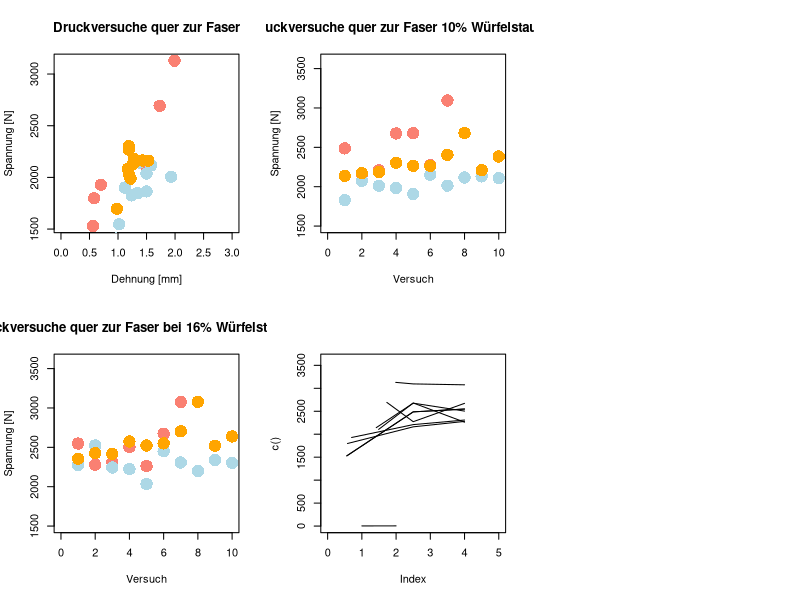

The R script that drew this image:
Druckversuch_natur_quer <- data.frame(
                            Nummer = c(1:7), 
                            Spannung = c(1528.99,1797.88,1928.90,2142.78,2104.87,2692.69,3128.82), 
                            Dehnung = c(0.56,0.58,0.70,1.42,1.49,1.73,1.99), 
                            Spannung_d16 = c(2548.37,2279.48,2308.78,2503.55,2262.25,2672.47,3075.80), 
                            d16 = c(rep(4, times=7)), 
                            Spannung_d10 = c(2486.64,2160.78,2209.05,2676.29,2679.74,2272.84,3095.26), 
                            d10 = c(rep(2.5, times=7)), 
                            Holzart = c("natur","natur","natur","natur","natur","natur","natur"))

Druckversuch_yakisugi_quer_seite <- data.frame(
                                      Nummer = c(1:10), 
                                      Spannung = c(1697.14,1987.67,2030.79,2125.62,2161.86,2162.71,2178.21,2302.34,2082.51,2268.72), 
                                      Dehnung = c(0.98,1.22,1.19,1.26,1.53,1.43,1.28,1.19,1.17,1.19), 
                                      Spannung_d16 = c(2354.41,2425.97,2416.48,2574.24,2522.51,2550.96,2703.55,3078.55,2520.79,2638.02), 
                                      d16 = c(rep(4, times=10)), 
                                      Spannung_d10 = c(2138.02,2171.63,2187.15,2303.53,2264.74,2264.74,2404.39,2681.11,2210.43,2383.70), 
                                      d10 = c(rep(2.5, times=10)), 
                                      Holzart = c("yakisugi","yakisugi","yakisugi","yakisugi","yakisugi","yakisugi","yakisugi","yakisugi","yakisugi","yakisugi"))

Druckversuch_yakisugi_quer_oben <- data.frame(
                                    Nummer = c(1:10), 
                                    Spannung = c(1407.68,1546.55,1825.86,1846.55,1864.66,1900.86,2006.90,2116.38,2143.97,2037.07), 
                                    Dehnung = c(0.96,1.02,1.24,1.34,1.50,1.12,1.93,1.58,1.37,1.50), 
                                    Spannung_d16 = c(2275.86,2524.14,2243.97,2224.14,2035.34,2451.72,2306.90,2199.14,2340.52,2302.59),
                                    d16 = c(rep(4, times=10)), 
                                    Spannung_d10 = c(1829.23,2074.85,2012.80,1984.36,1906.80,2152.43,2012.80,2116.23,2131.74,2108.47), 
                                    d10 = c(rep(2.5, times=10)),
                                    Holzart = c("yakisugi","yakisugi","yakisugi","yakisugi","yakisugi","yakisugi","yakisugi","yakisugi","yakisugi","yakisugi"))

Druckversuch_yakisugi_parallel <- data.frame(
                                    Nummer = c(1:6), 
                                    Spannung = c(11015.60,11011.61,11016.28,11017.72,11014.07,11014.42), 
                                    Dehnung = c(1.37,0.95,0.99,1.02,0.93,1.07), 
                                    Holzart = c("yakisugi","yakisugi","yakisugi","yakisugi","yakisugi","yakisugi"))

Druckversuch_natur_parallel <- data.frame(
                                Nummer = c(1:7), 
                                Spannung = c(11014.22,11012.06,11011.26,11017.51,11017.55,11013.88,11014.07),
                                Dehnung = c(1.36,1.74,1.31,1.12,1.27,1.10,1.29), 
                                Holzart = c("natur","natur","natur","natur","natur","natur","natur"))

Biegeversuch_natur <- data.frame(
                        Nummer = c(1:12), 
                        Spannung = c(2204.91,2720.41,2728.49,2930.29,1869.12,2143.85,2509.52,1860.86,2450.53,1967.84,2129.36,2120.36), 
                        Dehnung = c(6.40,8.69,6.24,6.22,4.87,8.77,6.48,5.20,3.00,4.00,7.99,5.46), 
                        Holzart = c("natur","natur","natur","natur","natur","natur","natur","natur","natur","natur","natur","natur"))

Biegeversuch_yakisugi_oben <- data.frame(
                                Nummer = c(1:7), 
                                Spannung = c(3576.03,2487.32,2784.14,2597.32,3041.59,3037.53,2904.39), 
                                Dehnung = c(8.56,5.12,6.18,5.07,4.38,6.28,5.12), 
                                Holzart = c("yakisugi","yakisugi","yakisugi","yakisugi","yakisugi","yakisugi","yakisugi"))

Biegeversuch_yakisugi_seite <- data.frame(
                                Nummer = c(1:6), 
                                Spannung = c(3616.68,3475.58,2281.86,3036.05,2829.60,2669.85), 
                                Dehnung = c(4.56,4.93,2.81,5.15,3.83,3.25), 
                                Holzart = c("yakisugi","yakisugi","yakisugi","yakisugi","yakisugi","yakisugi"))



dev.off()
par(mfcol=c(2,3))
#legend("bottomright", pch=16, cex=2.5)

#Druckversuche: Spannung in N beim ersten Bruch/ Riss
plot(Spannung~Dehnung, 
     data = Druckversuch_natur_quer,
     pch=16, 
     cex=2.5, 
     col="salmon",
     xlab = "Dehnung [mm]",
     ylab = "Spannung [N]",
     xlim = c(0,3),
     main = "Druckversuche quer zur Faser")

points(Spannung~Dehnung, 
       data = Druckversuch_yakisugi_quer_oben,
       pch=16, 
       cex=2.5, 
       col="lightblue")

points(Spannung~Dehnung, 
       data = Druckversuch_yakisugi_quer_seite,
       pch=16, 
       cex=2.5, 
       col="orange")


#Druckversuche: Spannung in N bei Würfelstauchung von 16%
plot(Spannung_d16~Nummer, 
     data = Druckversuch_natur_quer,
     pch=16, 
     cex=2.5, 
     col="salmon",
     xlab = "Versuch",
     ylab = "Spannung [N]",
     xlim = c(0, 10),
     ylim = c(1500, 3600),
     main = "Druckversuche quer zur Faser bei 16% Würfelstauchung")

points(Spannung_d16~Nummer,  
       data = Druckversuch_yakisugi_quer_oben,
       pch=16, 
       cex=2.5, 
       col="lightblue")

points(Spannung_d16~Nummer, 
       data = Druckversuch_yakisugi_quer_seite,
       pch=16, 
       cex=2.5, 
       col="orange")


#Druckversuche: Spannung in N bei Würfelstauchung von 10%
plot(Spannung_d10~Nummer, 
     data = Druckversuch_natur_quer,
     pch=16, 
     cex=2.5, 
     col="salmon",
     xlab = "Versuch",
     ylab = "Spannung [N]",
     xlim = c(0, 10),
     ylim = c(1500, 3600),
     main = "Druckversuche quer zur Faser 10% Würfelstauchung")

points(Spannung_d10~Nummer,  
       data = Druckversuch_yakisugi_quer_oben,
       pch=16, 
       cex=2.5, 
       col="lightblue")

points(Spannung_d10~Nummer, 
       data = Druckversuch_yakisugi_quer_seite,
       pch=16, 
       cex=2.5, 
       col="orange")


test <- as.matrix(Druckversuch_natur_quer)
test
plot(c(),c(),type = "o",xlim=c(0,5),ylim=c(0,3600))
lines(c(1,2),c(3,4))
for(i in 1:ncol(test)-1){
  print(test[i,c("Dehnung", "d10", "d16")])
  print(test[i,c("Spannung", "Spannung_d10", "Spannung_d16")])
  lines(test[i,c("Dehnung", "d10", "d16")],
        test[i,c("Spannung", "Spannung_d10", "Spannung_d16")])
  
}


lines(Druckversuch_natur_quer[1,c("Dehnung", "d10", "d16")],
      Druckversuch_natur_quer[1,c("Spannung", "Spannung_d10", "Spannung_d16")])

